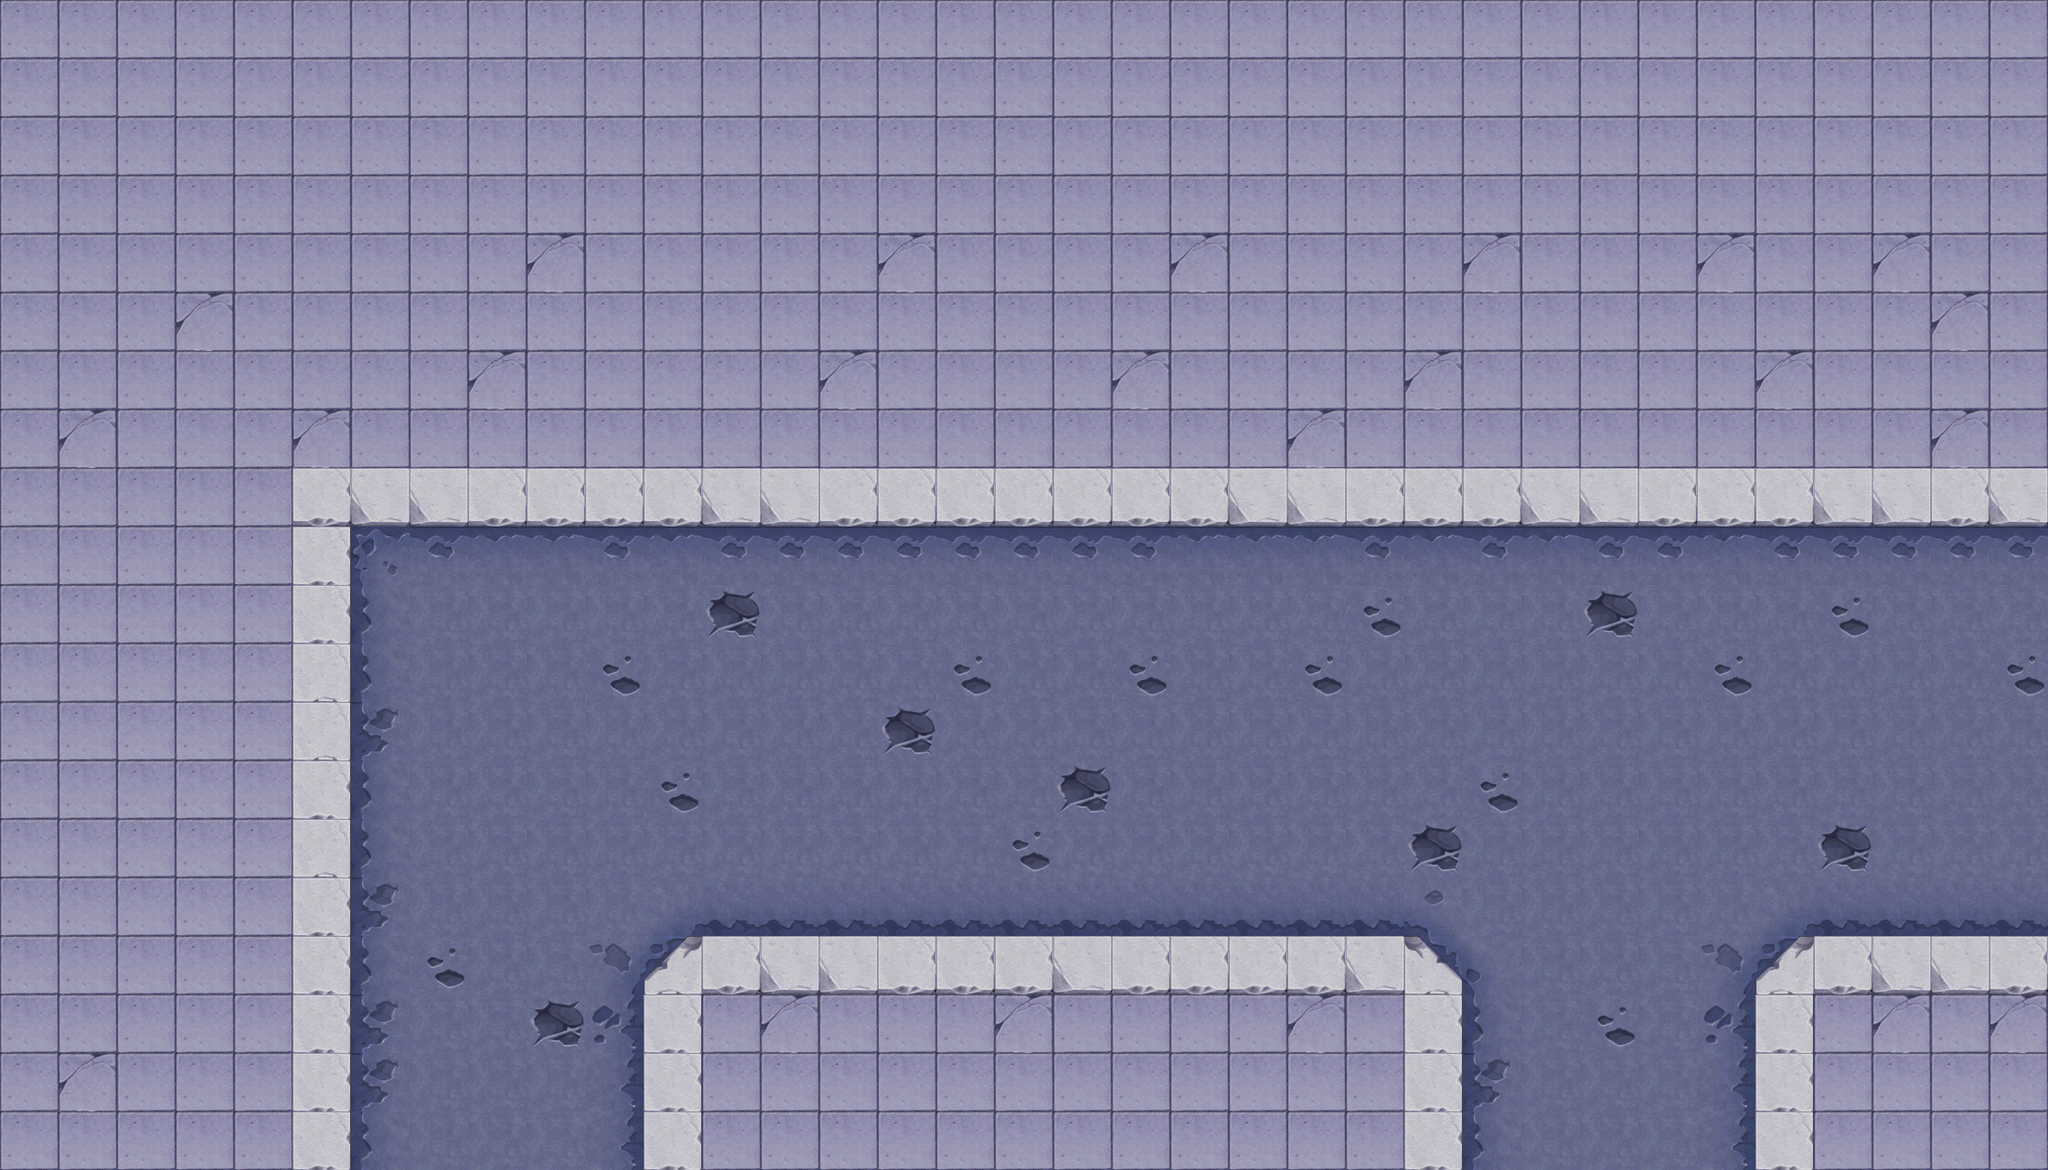

This game map was drawn from its Tiled (.tmx) file and the tilesets committed beside it. A one-line description and the trimmed map source follow:
An orthogonal 35x20 tile map with 64x64 px tiles, 1 tile layer (background), 47 tilesets and 144 objects (16x collide, 13x collide_bullet).

<map version="1.0" orientation="orthogonal" width="35" height="20" tilewidth="64" tileheight="64">
 <tileset firstgid="1" name="bg" tilewidth="64" tileheight="64">
  <image source="bg.png" width="512" height="512" />
 </tileset>
 <tileset firstgid="65" name="jianzhu_zheng03" tilewidth="266" tileheight="263">
  <image source="jianzhu_zheng03.png" width="266" height="263" />
 </tileset>
 <tileset firstgid="66" name="jianzhu_zheng02" tilewidth="271" tileheight="262">
  <image source="jianzhu_zheng02.png" width="271" height="262" />
 </tileset>
 <tileset firstgid="67" name="jianzhu_zheng01" tilewidth="332" tileheight="272">
  <image source="jianzhu_zheng01.png" width="332" height="272" />
 </tileset>
 <tileset firstgid="68" name="jianzhu_bmx" tilewidth="116" tileheight="16">
  <image source="jianzhu_bmx.png" width="116" height="16" />
 </tileset>
 <tileset firstgid="69" name="jianzhu_ce01" tilewidth="105" tileheight="424">
  <image source="jianzhu_ce01.png" width="105" height="424" />
 </tileset>
 <tileset firstgid="70" name="zhujue" tilewidth="63" tileheight="110">
  <image source="zhujue.png" width="63" height="110" />
 </tileset>
 <tileset firstgid="71" name="shabao" tilewidth="113" tileheight="68">
  <image source="shabao.png" width="113" height="68" />
 </tileset>
 <tileset firstgid="72" name="jianzhu_ken" tilewidth="530" tileheight="534">
  <image source="jianzhu_ken.png" width="530" height="534" />
 </tileset>
 <tileset firstgid="73" name="jianzhu_zhaopai01" tilewidth="263" tileheight="120">
  <image source="jianzhu_zhaopai01.png" width="263" height="120" />
 </tileset>
 <tileset firstgid="74" name="jianzhu_zhaopai02" tilewidth="329" tileheight="115">
  <image source="jianzhu_zhaopai02.png" width="329" height="115" />
 </tileset>
 <tileset firstgid="75" name="jianzhu_zhaopai03" tilewidth="95" tileheight="99">
  <image source="jianzhu_zhaopai03.png" width="95" height="99" />
 </tileset>
 <tileset firstgid="76" name="jianzhu_peng02" tilewidth="266" tileheight="41">
  <image source="jianzhu_peng02.png" width="266" height="41" />
 </tileset>
 <tileset firstgid="77" name="jianzhu_bmx04" tilewidth="97" tileheight="49">
  <image source="jianzhu_bmx04.png" width="97" height="49" />
 </tileset>
 <tileset firstgid="78" name="jianzhu_bmx03" tilewidth="49" tileheight="97">
  <image source="jianzhu_bmx03.png" width="49" height="97" />
 </tileset>
 <tileset firstgid="79" name="xiashuidao" tilewidth="63" tileheight="51">
  <image source="xiashuidao.png" width="63" height="51" />
 </tileset>
 <tileset firstgid="80" name="luzhang01" tilewidth="216" tileheight="105">
  <image source="luzhang01.png" width="216" height="105" />
 </tileset>
 <tileset firstgid="81" name="luzhang02" tilewidth="212" tileheight="107">
  <image source="luzhang02.png" width="212" height="107" />
 </tileset>
 <tileset firstgid="82" name="luzhang03" tilewidth="129" tileheight="238">
  <image source="luzhang03.png" width="129" height="238" />
 </tileset>
 <tileset firstgid="83" name="luzhang04" tilewidth="110" tileheight="229">
  <image source="luzhang04.png" width="110" height="229" />
 </tileset>
 <tileset firstgid="84" name="che4.1 (2)" tilewidth="152" tileheight="196">
  <image source="che4.1 (2).png" width="152" height="196" />
 </tileset>
 <tileset firstgid="85" name="che5 (2)" tilewidth="148" tileheight="188">
  <image source="che5 (2).png" width="148" height="188" />
 </tileset>
 <tileset firstgid="86" name="xiaoche (2)" tilewidth="328" tileheight="253">
  <image source="xiaoche (2).png" width="328" height="253" />
 </tileset>
 <tileset firstgid="87" name="jingshi" tilewidth="64" tileheight="64">
  <image source="jingshi.png" width="64" height="64" />
 </tileset>
 <tileset firstgid="88" name="jianzhu_tsw" tilewidth="200" tileheight="188">
  <image source="jianzhu_tsw.png" width="200" height="188" />
 </tileset>
 <tileset firstgid="89" name="che6" tilewidth="204" tileheight="114">
  <image source="che6.png" width="204" height="114" />
 </tileset>
 <tileset firstgid="90" name="jianzhu_xiangzi06" tilewidth="90" tileheight="113">
  <image source="jianzhu_xiangzi06.png" width="90" height="113" />
 </tileset>
 <tileset firstgid="91" name="jianzhu_xiangzi07" tilewidth="92" tileheight="112">
  <image source="jianzhu_xiangzi07.png" width="92" height="112" />
 </tileset>
 <tileset firstgid="92" name="jianzhu_xiangzi05" tilewidth="150" tileheight="170">
  <image source="jianzhu_xiangzi05.png" width="150" height="170" />
 </tileset>
 <tileset firstgid="93" name="jianzhu_xiangzi02" tilewidth="122" tileheight="126">
  <image source="jianzhu_xiangzi02.png" width="122" height="126" />
 </tileset>
 <tileset firstgid="94" name="jianzhu_xiangzi03" tilewidth="122" tileheight="76">
  <image source="jianzhu_xiangzi03.png" width="122" height="76" />
 </tileset>
 <tileset firstgid="95" name="jianzhu_qiang01" tilewidth="92" tileheight="54">
  <image source="jianzhu_qiang01.png" width="92" height="54" />
 </tileset>
 <tileset firstgid="96" name="jianzhu_xiangzi04" tilewidth="183" tileheight="126">
  <image source="jianzhu_xiangzi04.png" width="183" height="126" />
 </tileset>
 <tileset firstgid="97" name="che1 (2)" tilewidth="194" tileheight="120">
  <image source="che1 (2).png" width="194" height="120" />
 </tileset>
 <tileset firstgid="98" name="jianzhu_gjzp" tilewidth="225" tileheight="140">
  <image source="jianzhu_gjzp.png" width="225" height="140" />
 </tileset>
 <tileset firstgid="99" name="jianzhu_juanmen02" tilewidth="238" tileheight="69">
  <image source="jianzhu_juanmen02.png" width="238" height="69" />
 </tileset>
 <tileset firstgid="100" name="jianzhu_xuezi01" tilewidth="242" tileheight="196">
  <image source="jianzhu_xuezi01.png" width="242" height="196" />
 </tileset>
 <tileset firstgid="101" name="jianzhu_xuezi02" tilewidth="219" tileheight="141">
  <image source="jianzhu_xuezi02.png" width="219" height="141" />
 </tileset>
 <tileset firstgid="102" name="jianzhu_xuezi03" tilewidth="192" tileheight="132">
  <image source="jianzhu_xuezi03.png" width="192" height="132" />
 </tileset>
 <tileset firstgid="103" name="jianzhu_xuezi04" tilewidth="421" tileheight="156">
  <image source="jianzhu_xuezi04.png" width="421" height="156" />
 </tileset>
 <tileset firstgid="104" name="jianzhu_xuezi05" tilewidth="180" tileheight="297">
  <image source="jianzhu_xuezi05.png" width="180" height="297" />
 </tileset>
 <tileset firstgid="105" name="jianzhu_juanmen01" tilewidth="238" tileheight="112">
  <image source="jianzhu_juanmen01.png" width="238" height="112" />
 </tileset>
 <tileset firstgid="106" name="jianzhu_lvhua" tilewidth="266" tileheight="142">
  <image source="jianzhu_lvhua.png" width="266" height="142" />
 </tileset>
 <tileset firstgid="107" name="jianzhu_peng01" tilewidth="264" tileheight="44">
  <image source="jianzhu_peng01.png" width="264" height="44" />
 </tileset>
 <tileset firstgid="108" name="jianzhu_huahen" tilewidth="99" tileheight="102">
  <image source="jianzhu_huahen.png" width="99" height="102" />
 </tileset>
 <tileset firstgid="109" name="jianzhu_bmx02" tilewidth="16" tileheight="116">
  <image source="jianzhu_bmx02.png" width="16" height="116" />
 </tileset>
 <tileset firstgid="110" name="yunbingche2" tilewidth="345" tileheight="245">
  <image source="yunbingche2.png" width="345" height="245" />
 </tileset>
 <layer name="background" width="35" height="20">
  <data>[700 cells, 700 non-empty, 23 distinct tile ids]</data>
 </layer>
 <objectgroup name="dakeng" width="35" height="20">
  <properties>
   <property name="filename" value="jianzhu_ken.png" />
   <property name="groundlayer" value="1" />
  </properties>
  <object gid="72" x="575" y="1048">
   <properties>
    <property name="groundZ" value="2" />
   </properties>
  </object>
 </objectgroup>
 <objectgroup name="q1" width="35" height="20">
  <properties>
   <property name="filename" value="jianzhu_zheng03.png" />
   <property name="groundlayer" value="1" />
  </properties>
  <object gid="65" x="761" y="190">
   <properties>
    <property name="groundZ" value="1" />
   </properties>
  </object>
  <object gid="65" x="-9" y="190">
   <properties>
    <property name="groundZ" value="1" />
   </properties>
  </object>
  <object gid="65" x="248" y="190">
   <properties>
    <property name="groundZ" value="1" />
   </properties>
  </object>
  <object gid="65" x="504" y="190">
   <properties>
    <property name="groundZ" value="1" />
   </properties>
  </object>
  <object gid="65" x="2031" y="190">
   <properties>
    <property name="groundZ" value="1" />
   </properties>
  </object>
  <object gid="65" x="1017" y="190">
   <properties>
    <property name="groundZ" value="1" />
   </properties>
  </object>
  <object gid="65" x="1271" y="190">
   <properties>
    <property name="groundZ" value="1" />
   </properties>
  </object>
  <object gid="65" x="1522" y="190">
   <properties>
    <property name="groundZ" value="1" />
   </properties>
  </object>
  <object gid="65" x="1776" y="190">
   <properties>
    <property name="groundZ" value="1" />
   </properties>
  </object>
 </objectgroup>
 <objectgroup name="q2" width="35" height="20">
  <properties>
   <property name="filename" value="jianzhu_zheng02.png" />
   <property name="groundlayer" value="1" />
  </properties>
  <object gid="66" x="594" y="-166">
   <properties>
    <property name="groundZ" value="1" />
   </properties>
  </object>
 </objectgroup>
 <objectgroup name="q3" width="35" height="20">
  <properties>
   <property name="filename" value="jianzhu_zheng01.png" />
   <property name="groundlayer" value="1" />
  </properties>
  <object gid="67" x="222" y="-153">
   <properties>
    <property name="groundZ" value="1" />
   </properties>
  </object>
 </objectgroup>
 <objectgroup name="di1" width="35" height="20">
  <properties>
   <property name="filename" value="jianzhu_bmx.png" />
   <property name="groundlayer" value="1" />
  </properties>
  <object gid="68" x="-259" y="685" />
 </objectgroup>
 <objectgroup name="di2" width="35" height="20">
  <properties>
   <property name="filename" value="jianzhu_bmx04.png" />
   <property name="groundlayer" value="1" />
  </properties>
  <object gid="77" x="-184" y="812" />
  </objectgroup>
 <objectgroup name="di4" width="35" height="20">
  <properties>
   <property name="filename" value="jianzhu_bmx02.png" />
   <property name="groundlayer" value="1" />
  </properties>
  <!-- 1 objects omitted --></objectgroup>
 <objectgroup name="di3" width="35" height="20">
  <properties>
   <property name="filename" value="jianzhu_bmx03.png" />
   <property name="groundlayer" value="1" />
  </properties>
  <!-- 10 objects omitted --></objectgroup>
 <objectgroup name="car3" width="35" height="20" opacity="0.97">
  <properties>
   <property name="filename" value="che6.png" />
   <property name="groundlayer" value="1" />
  </properties>
  <!-- 1 objects omitted --></objectgroup>
 <objectgroup name="car2" width="35" height="20" opacity="0.97">
  <properties>
   <property name="filename" value="che5 (2).png" />
   <property name="groundlayer" value="1" />
  </properties>
  <!-- 1 objects omitted --></objectgroup>
 <objectgroup name="zhaopai1" width="35" height="20">
  <properties>
   <property name="filename" value="jianzhu_zhaopai01.png" />
   <property name="groundlayer" value="1" />
  </properties>
  <!-- 1 objects omitted --></objectgroup>
 <objectgroup name="zhaopai2" width="35" height="20">
  <properties>
   <property name="filename" value="jianzhu_zhaopai02.png" />
   <property name="groundlayer" value="1" />
  </properties>
  <!-- 1 objects omitted --></objectgroup>
 <objectgroup name="ding1" width="35" height="20">
  <properties>
   <property name="filename" value="jianzhu_peng02.png" />
   <property name="groundlayer" value="1" />
  </properties>
  <!-- 1 objects omitted --></objectgroup>
 <objectgroup name="ding2" width="35" height="20">
  <properties>
   <property name="filename" value="jianzhu_peng01.png" />
   <property name="groundlayer" value="1" />
  </properties>
  <!-- 5 objects omitted --></objectgroup>
 <objectgroup name="xiashuidao" width="35" height="20">
  <properties>
   <property name="filename" value="xiashuidao.png" />
   <property name="groundlayer" value="1" />
  </properties>
  <!-- 3 objects omitted --></objectgroup>
 <objectgroup name="tiesiwang" width="35" height="20">
  <properties>
   <property name="filename" value="jianzhu_tsw.png" />
   <property name="groundlayer" value="1" />
  </properties>
  <!-- 1 objects omitted --></objectgroup>
 <objectgroup name="zudang1" width="35" height="20">
  <properties>
   <property name="filename" value="luzhang01.png" />
   <property name="groundlayer" value="1" />
  </properties>
  <!-- 1 objects omitted --></objectgroup>
 <objectgroup name="zudang3" width="35" height="20">
  <properties>
   <property name="filename" value="luzhang03.png" />
   <property name="groundlayer" value="1" />
  </properties>
  <!-- 1 objects omitted --></objectgroup>
 <objectgroup name="zudang4" width="35" height="20">
  <properties>
   <property name="filename" value="luzhang04.png" />
   <property name="groundlayer" value="1" />
  </properties>
  <!-- 1 objects omitted --></objectgroup>
 <objectgroup name="carpolice" width="35" height="20">
  <properties>
   <property name="buildlayer" value="1" />
   <property name="filename" value="yunbingche2.png" />
  </properties>
  <!-- 1 objects omitted --></objectgroup>
 <objectgroup name="zudang2" width="35" height="20">
  <properties>
   <property name="buildlayer" value="1" />
   <property name="filename" value="luzhang02.png" />
  </properties>
  <!-- 1 objects omitted --></objectgroup>
 <objectgroup name="car1" width="35" height="20">
  <properties>
   <property name="filename" value="che4.1 (2).png" />
   <property name="groundlayer" value="1" />
  </properties>
  <!-- 1 objects omitted --></objectgroup>
 <objectgroup name="zl" width="35" height="20">
  <properties>
   <property name="filename" value="jingshi.png" />
   <property name="groundlayer" value="1" />
  </properties>
  <!-- 2 objects omitted --></objectgroup>
 <objectgroup name="car4" width="35" height="20">
  <properties>
   <property name="filename" value="che1 (2).png" />
   <property name="groundlayer" value="1" />
  </properties>
  <!-- 2 objects omitted --></objectgroup>
 <objectgroup name="chezhan" width="35" height="20">
  <properties>
   <property name="buildlayer" value="1" />
   <property name="filename" value="jianzhu_gjzp.png" />
  </properties>
  <!-- 2 objects omitted --></objectgroup>
 <objectgroup name="juans" width="35" height="20">
  <properties>
   <property name="filename" value="jianzhu_juanmen02.png" />
   <property name="groundlayer" value="1" />
  </properties>
  <!-- 4 objects omitted --></objectgroup>
 <objectgroup name="juanb" width="35" height="20">
  <properties>
   <property name="filename" value="jianzhu_juanmen01.png" />
   <property name="groundlayer" value="1" />
  </properties>
  <!-- 5 objects omitted --></objectgroup>
 <objectgroup name="zhaopai3" width="35" height="20">
  <properties>
   <property name="filename" value="jianzhu_zhaopai03.png" />
   <property name="groundlayer" value="1" />
  </properties>
  <!-- 2 objects omitted --></objectgroup>
 <objectgroup name="q4" width="35" height="20">
  <properties>
   <property name="filename" value="jianzhu_ce01.png" />
   <property name="groundlayer" value="1" />
  </properties>
  <!-- 3 objects omitted --></objectgroup>
 <objectgroup name="blackboxb" width="35" height="20">
  <properties>
   <property name="filename" value="jianzhu_xiangzi05.png" />
   <property name="groundlayer" value="1" />
  </properties>
  <!-- 2 objects omitted --></objectgroup>
 <objectgroup name="greenboxb" width="35" height="20">
  <properties>
   <property name="filename" value="jianzhu_xiangzi02.png" />
   <property name="groundlayer" value="1" />
  </properties>
  <!-- 3 objects omitted --></objectgroup>
 <objectgroup name="qiangxie" width="35" height="20">
  <properties>
   <property name="filename" value="jianzhu_xiangzi07.png" />
   <property name="groundlayer" value="1" />
  </properties>
  <!-- 3 objects omitted --></objectgroup>
 <objectgroup name="boxmutoub" width="35" height="20">
  <properties>
   <property name="filename" value="jianzhu_xiangzi04.png" />
   <property name="groundlayer" value="1" />
  </properties>
  <!-- 1 objects omitted --></objectgroup>
 <objectgroup name="blackboxs" width="35" height="20">
  <properties>
   <property name="filename" value="jianzhu_xiangzi06.png" />
   <property name="groundlayer" value="1" />
  </properties>
  <!-- 3 objects omitted --></objectgroup>
 <objectgroup name="greenboxs" width="35" height="20">
  <properties>
   <property name="filename" value="jianzhu_xiangzi03.png" />
   <property name="groundlayer" value="1" />
  </properties>
  <!-- 1 objects omitted --></objectgroup>
 <objectgroup name="greenboxsover" width="35" height="20">
  <properties>
   <property name="buildlayer" value="1" />
   <property name="filename" value="jianzhu_xiangzi02.png" />
  </properties>
  <!-- 1 objects omitted --></objectgroup>
 <objectgroup name="qiangxie2" width="35" height="20">
  <properties>
   <property name="filename" value="jianzhu_qiang01.png" />
   <property name="groundlayer" value="1" />
  </properties>
  <!-- 2 objects omitted --></objectgroup>
 <objectgroup name="madai" width="35" height="20">
  <properties>
   <property name="filename" value="shabao.png" />
   <property name="groundlayer" value="1" />
  </properties>
  <!-- 2 objects omitted --></objectgroup>
 <objectgroup name="blood1" width="35" height="20">
  <properties>
   <property name="filename" value="jianzhu_xuezi01.png" />
   <property name="groundlayer" value="1" />
  </properties>
  <!-- 2 objects omitted --></objectgroup>
 <objectgroup name="blood2" width="35" height="20">
  <properties>
   <property name="filename" value="jianzhu_xuezi02.png" />
   <property name="groundlayer" value="1" />
  </properties>
  <!-- 2 objects omitted --></objectgroup>
 <objectgroup name="blood3" width="35" height="20">
  <properties>
   <property name="filename" value="jianzhu_xuezi03.png" />
   <property name="groundlayer" value="1" />
  </properties>
  <!-- 1 objects omitted --></objectgroup>
 <objectgroup name="blood4" width="35" height="20">
  <properties>
   <property name="filename" value="jianzhu_xuezi04.png" />
   <property name="groundlayer" value="1" />
  </properties>
  <!-- 3 objects omitted --></objectgroup>
 <objectgroup name="blood5" width="35" height="20">
  <properties>
   <property name="filename" value="jianzhu_xuezi05.png" />
   <property name="groundlayer" value="1" />
  </properties>
  <!-- 2 objects omitted --></objectgroup>
 <objectgroup name="tesiwangover" width="35" height="20">
  <properties>
   <property name="buildlayer" value="1" />
   <property name="filename" value="jianzhu_tsw.png" />
  </properties>
  <!-- 4 objects omitted --></objectgroup>
 <objectgroup name="carpolice2" width="35" height="20">
  <properties>
   <property name="buildlayer" value="1" />
   <property name="filename" value="xiaoche (2).png" />
  </properties>
  <!-- 1 objects omitted --></objectgroup>
 <objectgroup name="flower" width="35" height="20">
  <properties>
   <property name="filename" value="jianzhu_lvhua.png" />
   <property name="groundlayer" value="1" />
  </properties>
  <!-- 4 objects omitted --></objectgroup>
 <objectgroup name="zhua" width="35" height="20">
  <properties>
   <property name="filename" value="jianzhu_huahen.png" />
   <property name="groundlayer" value="1" />
  </properties>
  <!-- 6 objects omitted --></objectgroup>
 <objectgroup name="collide_people" width="35" height="20">
  <!-- 16 objects omitted --></objectgroup>
 <objectgroup name="collide_bullet" width="35" height="20" visible="0">
  <!-- 13 objects omitted --></objectgroup>
</map>
<!-- 130 of 144 objects omitted -->
